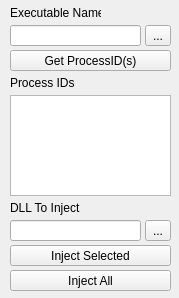
<?xml version="1.0" encoding="UTF-8"?>
<ui version="4.0">
 <class>MainWindow</class>
 <widget class="QMainWindow" name="MainWindow">
  <property name="geometry">
   <rect>
    <x>0</x>
    <y>0</y>
    <width>179</width>
    <height>298</height>
   </rect>
  </property>
  <property name="sizePolicy">
   <sizepolicy hsizetype="Fixed" vsizetype="Fixed">
    <horstretch>0</horstretch>
    <verstretch>0</verstretch>
   </sizepolicy>
  </property>
  <property name="minimumSize">
   <size>
    <width>179</width>
    <height>298</height>
   </size>
  </property>
  <property name="maximumSize">
   <size>
    <width>179</width>
    <height>298</height>
   </size>
  </property>
  <property name="contextMenuPolicy">
   <enum>Qt::NoContextMenu</enum>
  </property>
  <property name="windowTitle">
   <string>DLL Injector</string>
  </property>
  <property name="windowOpacity">
   <double>0.850000000000000</double>
  </property>
  <widget class="QWidget" name="centralwidget">
   <widget class="QPushButton" name="getPIDsButton">
    <property name="geometry">
     <rect>
      <x>10</x>
      <y>50</y>
      <width>161</width>
      <height>21</height>
     </rect>
    </property>
    <property name="text">
     <string>Get ProcessID(s)</string>
    </property>
   </widget>
   <widget class="QPushButton" name="injectSelectedButton">
    <property name="geometry">
     <rect>
      <x>10</x>
      <y>245</y>
      <width>161</width>
      <height>21</height>
     </rect>
    </property>
    <property name="text">
     <string>Inject Selected</string>
    </property>
   </widget>
   <widget class="QPushButton" name="injectAllButton">
    <property name="geometry">
     <rect>
      <x>10</x>
      <y>270</y>
      <width>161</width>
      <height>21</height>
     </rect>
    </property>
    <property name="toolTip">
     <string>Will automatically populate the PID list.</string>
    </property>
    <property name="text">
     <string>Inject All</string>
    </property>
   </widget>
   <widget class="QLineEdit" name="exeName">
    <property name="geometry">
     <rect>
      <x>10</x>
      <y>25</y>
      <width>131</width>
      <height>21</height>
     </rect>
    </property>
    <property name="text">
     <string/>
    </property>
   </widget>
   <widget class="QLabel" name="label">
    <property name="geometry">
     <rect>
      <x>10</x>
      <y>5</y>
      <width>91</width>
      <height>16</height>
     </rect>
    </property>
    <property name="text">
     <string>Executable Name</string>
    </property>
   </widget>
   <widget class="QLabel" name="label_2">
    <property name="geometry">
     <rect>
      <x>10</x>
      <y>75</y>
      <width>71</width>
      <height>16</height>
     </rect>
    </property>
    <property name="text">
     <string>Process IDs</string>
    </property>
   </widget>
   <widget class="QListWidget" name="PIDs">
    <property name="geometry">
     <rect>
      <x>10</x>
      <y>95</y>
      <width>161</width>
      <height>101</height>
     </rect>
    </property>
    <property name="selectionMode">
     <enum>QAbstractItemView::MultiSelection</enum>
    </property>
   </widget>
   <widget class="QLineEdit" name="dllPath">
    <property name="geometry">
     <rect>
      <x>10</x>
      <y>220</y>
      <width>131</width>
      <height>21</height>
     </rect>
    </property>
   </widget>
   <widget class="QLabel" name="label_3">
    <property name="geometry">
     <rect>
      <x>10</x>
      <y>200</y>
      <width>96</width>
      <height>16</height>
     </rect>
    </property>
    <property name="text">
     <string>DLL To Inject</string>
    </property>
   </widget>
   <widget class="QToolButton" name="browseButton">
    <property name="geometry">
     <rect>
      <x>145</x>
      <y>220</y>
      <width>26</width>
      <height>21</height>
     </rect>
    </property>
    <property name="text">
     <string>...</string>
    </property>
   </widget>
   <widget class="QToolButton" name="browseButton_2">
    <property name="geometry">
     <rect>
      <x>145</x>
      <y>25</y>
      <width>26</width>
      <height>21</height>
     </rect>
    </property>
    <property name="text">
     <string>...</string>
    </property>
   </widget>
  </widget>
 </widget>
 <resources/>
 <connections/>
</ui>
